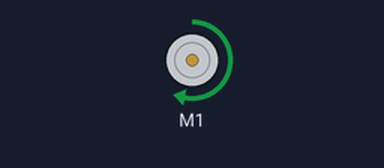
Bench run of a sketch on a simulated Arduino Uno, built with avr-gcc and run on an emulated ATmega328P. On the bench: DC motor (green arrow = forward, orange = backward, longer = faster).

Above: at 0.1 s.
Timing chart, 0 to 1.6 s (numbered marks = the images above):
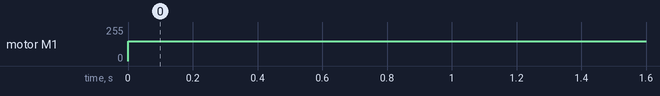

The sketch:

L293D.ino
```cpp
#include <AFMotor.h>

AF_DCMotor motor(1, MOTOR12_1KHZ);
const int M1A = 12;
const int M1B = 13;

void setup() {
  motor.setSpeed(150);

  // put your setup code here, to run once:
  /*pinMode(M1A, OUTPUT);
  pinMode(M1B, OUTPUT);

  digitalWrite(M1A, LOW);
  digitalWrite(M1B, HIGH);*/
}

void loop() {
  // put your main code here, to run repeatedly:
  motor.run(FORWARD);

}
```

Measured:
- by itself, motor M1: stopped → forward 150/255 at 0.00 s
